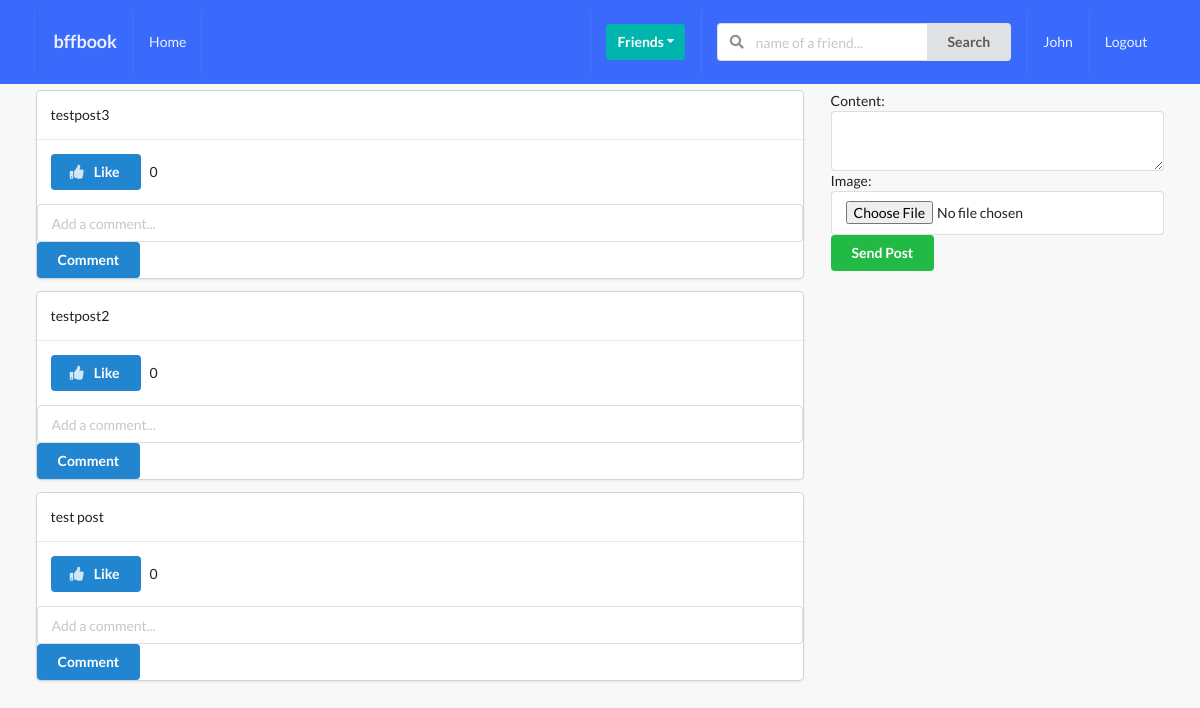
Page /posts/ (signed in) on the earlier database version.
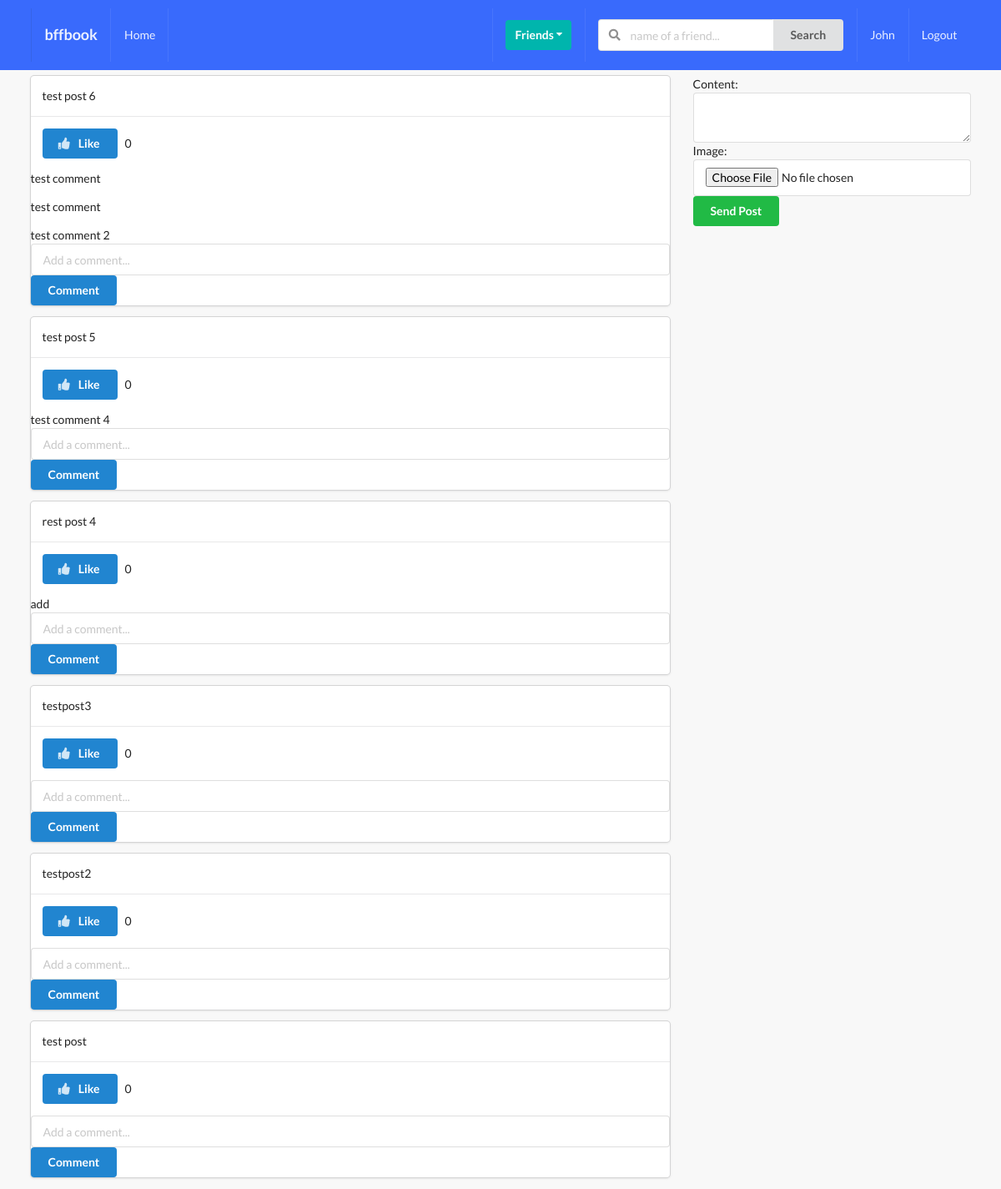
Same page on the later database version.
### posts/models.py (models this page shows, shortened)
class Post(models.Model):
    content = models.TextField()
    image = models.ImageField(upload_to='posts', validators=[FileExtensionValidator(['png', 'jpg', 'jpeg'])], blank=True)
    liked = models.ManyToManyField(Profile, blank=True, related_name='likes')
    updated = models.DateTimeField(auto_now=True)
    created = models.DateTimeField(auto_now_add=True)
    author = models.ForeignKey(Profile, on_delete=models.CASCADE, related_name='posts')
    def num_likes(self):
        return self.liked.all().count()
    class Meta:
        ordering = ('-created',)

class Comment(models.Model):
    user = models.ForeignKey(Profile, on_delete=models.CASCADE)
    post = models.ForeignKey(Post, on_delete=models.CASCADE)
    body = models.TextField(max_length=300)
    updated = models.DateTimeField(auto_now=True)
    created = models.DateTimeField(auto_now_add=True)

### posts/views.py (the view, shortened to what this page needs)
# urls.py: path('', post_comment_create_and_list_view, name='main-post-view'),
def post_comment_create_and_list_view(request):
    qs = Post.objects.all()
    profile = Profile.objects.get(user=request.user)
    p_form = PostModelForm()
    c_form = CommentModelForm()
    post_added = False
    profile = Profile.objects.get(user=request.user)
    context = {'qs': qs, 'profile': profile, 'p_form': p_form, 'c_form': c_form, 'post_added': post_added}
    return render(request, 'posts/main.html', context)

### posts/forms.py
class PostModelForm(forms.ModelForm):
    content = forms.CharField(widget=forms.Textarea(attrs={'rows':2}))
    class Meta:
        model = Post
        exclude = ('liked', 'updated', 'created', 'author')

class CommentModelForm(forms.ModelForm):
    body = forms.CharField(label='', widget=forms.TextInput(attrs={'placeholder': 'Add a comment...'}))
    class Meta:
        model = Comment
        exclude = ('user', 'post', 'updated', 'created')

### posts/templates/posts/main.html (shortened to what this page needs)
{% extends 'base.html' %}
{% block content %}
    <div class="ui grid">
        <div class="row">
            <div class="eleven wide column">
                {% for obj in qs %}
                    <div class="ui fluid card">
                        <div class="content">
                            {{ obj.content }}
                        </div>
                        <div class="content">
                            <form action="{% url 'posts:like-post-view' %}" method="POST">
                                <button type="submit" class="ui primary button">
                                    {% if profile not in obj.liked.all %}
                                        <i class="thumbs up icon"></i>&nbsp;Like
                                    {% else %}
                                        <i class="thumbs down icon"></i>&nbsp;Unlike
                                    {% endif %}
                                </button>
                                &nbsp;{{ obj.num_likes }}
                            </form>
                        </div>
                        <div>
                            {% if obj.comment_set.all %}
                                {% for c in obj.comment_set.all %}
                                    <p>{{ c.body }}</p>
                                {% endfor %}
                            {% endif %}
                        </div>
                        <form action="" method="POST" class="ui form">
                            {{ c_form }}
                            <button type="submit" class="ui primary button" name="submit_c_form">Comment</button>
                        </form>
                    </div>
                {% endfor %}
            </div>
            <div class="five wide column">
                <form action="" method="POST" class="ui form" enctype="multipart/form-data">
                    {{ p_form }}
                    <button type="submit" class="ui button positive" name="submit_p_form">Send Post</button>
                </form>
            </div>
        </div>
    </div>
{% endblock content %}

Differences in the rows shown:
added Post: content "test post 6", shows "Like", num_likes "0"
added Comment: body "test comment", shown under "test post 6"
added Comment: body "test comment", shown under "test post 6"
added Comment: body "test comment 2", shown under "test post 6"
added Post: content "test post 5", shows "Like", num_likes "0"
added Comment: body "test comment 4", shown under "test post 5"
added Post: content "rest post 4", shows "Like", num_likes "0"
added Comment: body "add", shown under "rest post 4"
